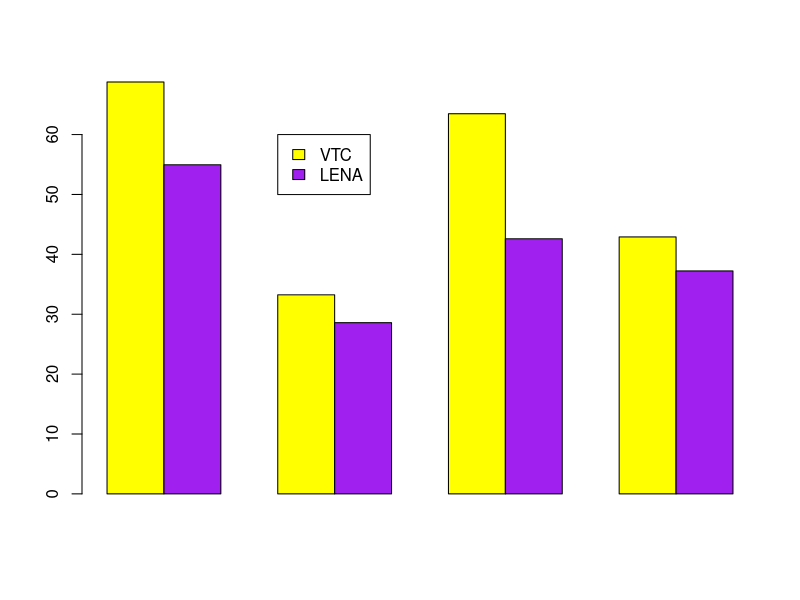
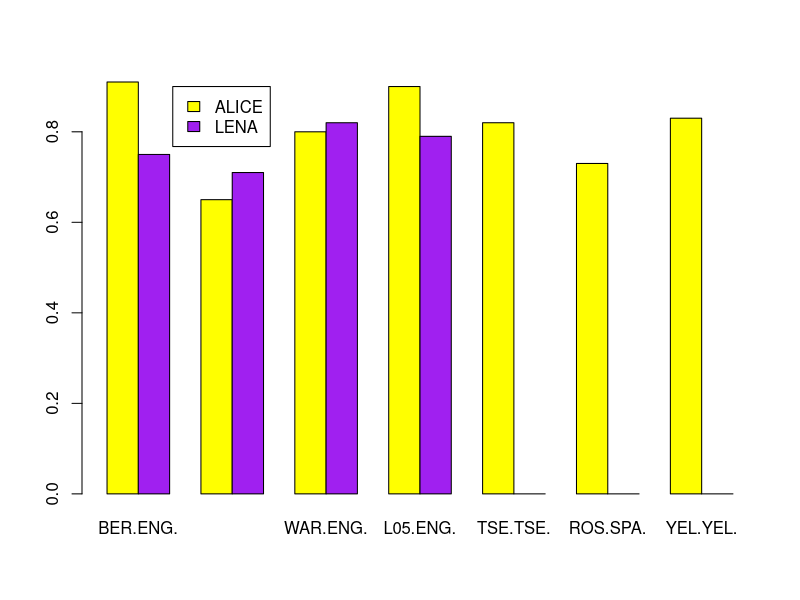

Recreate these plots in R, in order.
## ---- chunk 1

tab=NULL
tab$precision<-c(62.37, 46.77, 70.30, 39.52)
tab$recall<-c(76.67, 25.78, 57.87, 46.92)
tab$fscore<-c(68.78, 33.24, 63.48, 42.91)
tab=data.frame(tab) 
rownames(tab)<-c("CHI", "OCH", "FEM", "MAL")

library(kableExtra)
kable(tab,  col.name=c("Precision", "Recall", "Fscore"), align=c( "c", "c", "c"))

## ---- chunk 2

tabLENA=NULL
tabLENA$precision<-c(60.91, 27.34, 63.87, 43.57)
tabLENA$recall<-c(50.07, 29.97, 31.96, 32.5)
tabLENA$fscore<-c(54.96, 28.59, 42.60, 37.23)
tabLENA=data.frame(tabLENA) 
rownames(tabLENA)<-c("CHI", "OCH", "FEM", "MAL")

library(kableExtra)
kable(tabLENA,  col.name=c("Precision", "Recall", "Fscore"), align=c( "c", "c", "c"))


## ---- chunk 3
data=rbind(tab$fscore,
           tabLENA$fscore)

rownames(data)<-c("VTC", "LENA")
#data

barplot(data,
        col = c("yellow", "purple"),
        beside = TRUE)

legend(4,60,
       legend=c("VTC", "LENA"),
       fill=c("yellow", "purple"))
## ---- chunk 4

tab=NULL
tab$precision<-c(81.69, 18.78, 77.94, 37.82)
tab$recall<-c(73.48, 40.45, 87.40, 47.86)
tab$fscore<-c(77.37, 25.65, 82.40, 42.25)
tab=data.frame(tab) 
rownames(tab)<-c("CHI", "OCH", "FEM", "MAL")

library(kableExtra)
kable(tab,  col.name=c("Precision", "Recall", "Fscore"), align=c( "c", "c", "c"))

## ---- chunk 5

data <- as.matrix(data.frame("BER(ENG)" = c (0.91, 0.75),
                             "MCD(ENG)" = c (0.65, 0.71),
                             "WAR(ENG)" = c (0.8, 0.82),
                             "L05(ENG)" = c (0.9, 0.79),
                             "TSE(TSE)" = c (0.82, 0),
                             "ROS(SPA)" = c (0.73, 0),
                             "YEL(YEL)" = c (0.83, 0)))

rownames(data)<-c("ALICE", "LENA")
#data  

barplot(data,
        col = c("yellow", "purple"),
        beside = TRUE)

legend(3.1,.9,
       legend=c("ALICE", "LENA"),
       fill=c("yellow", "purple"))
